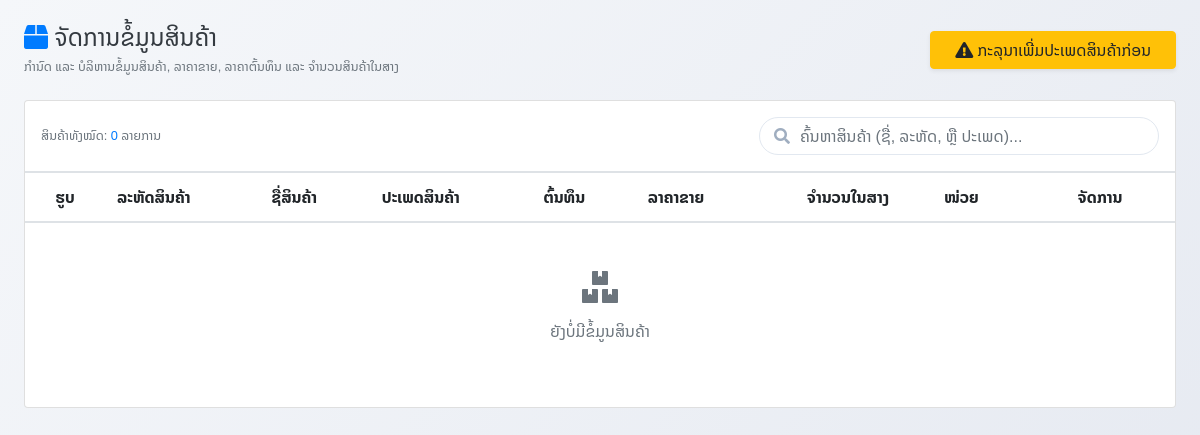
Page /pages/products.php (signed in) on the earlier database version.
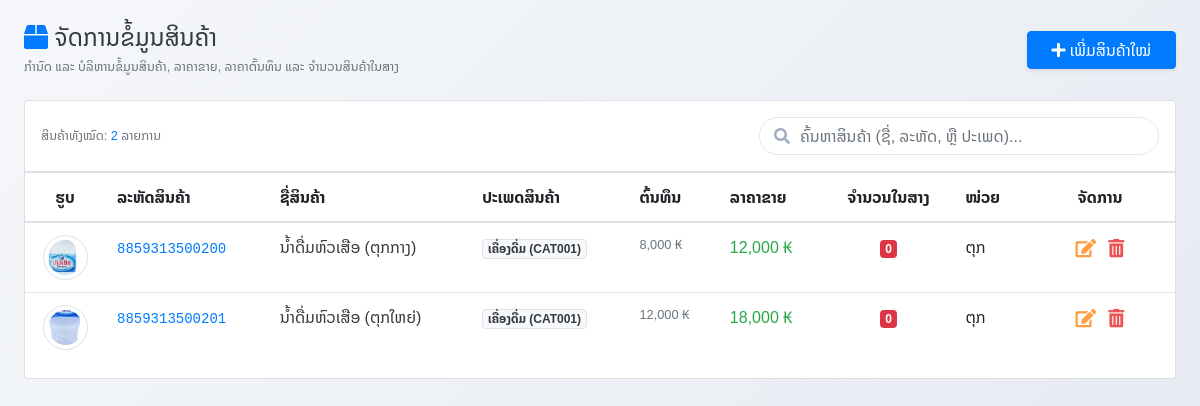
Same page on the later database version.
### tables this page shows
CREATE TABLE `products` (
  `product_id` int(11) NOT NULL AUTO_INCREMENT,
  `product_code` varchar(50) NOT NULL,
  `product_name` varchar(100) NOT NULL,
  `category_id` int(11) NOT NULL,
  `cost_price` decimal(12,2) DEFAULT 0.00,
  `sale_price` decimal(12,2) NOT NULL,
  `quantity` int(11) DEFAULT 0,
  `unit` varchar(20) DEFAULT '?????????',
  `image` varchar(255) DEFAULT NULL,
  `created_at` datetime DEFAULT current_timestamp(),
  PRIMARY KEY (`product_id`),
  UNIQUE KEY `product_code` (`product_code`),
  KEY `fk_products_category` (`category_id`),
  CONSTRAINT `fk_products_category` FOREIGN KEY (`category_id`) REFERENCES `product_categories` (`category_id`) ON UPDATE CASCADE
);

CREATE TABLE `product_categories` (
  `category_id` int(11) NOT NULL AUTO_INCREMENT,
  `category_code` varchar(50) NOT NULL DEFAULT '',
  `category_name` varchar(100) NOT NULL,
  `created_at` datetime DEFAULT current_timestamp(),
  PRIMARY KEY (`category_id`),
  UNIQUE KEY `category_code` (`category_code`)
);

### config/db.php (called while the page is built, shortened)
<?php
if (!function_exists('formatCurrency')) {
    function formatCurrency($amount)
    {
        return number_format((float)$amount, 0, '.', ',') . ' ₭';
    }
}
?>

### pages/products.php (the view, shortened to what the changed rows need)
<?php
require_once '../config/db.php';
$products = [];
$sql = "SELECT p.*, c.category_name, c.category_code
        FROM products p
        LEFT JOIN product_categories c ON p.category_id = c.category_id
        ORDER BY p.product_id ASC";
$result = mysqli_query($conn, $sql);
if ($result) {
    while ($row = mysqli_fetch_assoc($result)) {
        $products[] = $row;
    }
}
$categories = [];
$sqlCat = "SELECT * FROM product_categories ORDER BY category_id ASC";
$resCat = mysqli_query($conn, $sqlCat);
if ($resCat) {
    while ($row = mysqli_fetch_assoc($resCat)) {
        $categories[] = $row;
    }
}
?>
<!DOCTYPE html>
<html lang="lo">
<head>
    <link rel="stylesheet" href="../assets/css/local-font.css?v=<?php echo time(); ?>">
    <link rel="stylesheet" href="../bootstrap/css/bootstrap.min.css">
    <link rel="stylesheet" href="../icon/css/all.min.css">
    <link rel="stylesheet" href="../assets/css/pages/users-manage.css">
</head>
<body>
<div class="container-fluid py-4 px-3 px-md-4">
    <div class="d-flex flex-wrap justify-content-between align-items-center mb-4 gap-2">
        <div>
            <?php if (!empty($categories)): ?>
            <button class="btn btn-primary rounded-pill px-4 shadow-sm" onclick="openCreateModal()">
                <i class="fas fa-plus me-1"></i> ເພີ່ມສິນຄ້າໃໝ່
            </button>
            <?php else: ?>
            <a href="product_categories.php" class="btn btn-warning rounded-pill px-4 shadow-sm">
                <i class="fas fa-exclamation-triangle me-1"></i> ກະລຸນາເພີ່ມປະເພດສິນຄ້າກ່ອນ
            </a>
            <?php endif; ?>
        </div>
    </div>
    <div class="card card-custom">
        <div class="card-body p-0">
            <div class="p-3 border-bottom d-flex flex-wrap justify-content-between align-items-center gap-3">
                <div class="d-flex align-items-center flex-wrap gap-3">
                    <div class="text-muted small">
                        ສິນຄ້າທັງໝົດ: <span class="fw-bold text-primary" id="productCount"><?= count($products) ?></span> ລາຍການ
                    </div>
                </div>
            </div>
            <div class="table-responsive">
                <table class="table table-custom table-hover align-middle">
                    <thead>
                        <tr>
                            <th style="width: 80px;" class="text-center">ຮູບ</th>
                            <th>ລະຫັດສິນຄ້າ</th>
                            <th>ຊື່ສິນຄ້າ</th>
                            <th>ປະເພດສິນຄ້າ</th>
                            <th class="text-end">ຕົ້ນທຶນ</th>
                            <th class="text-end">ລາຄາຂາຍ</th>
                            <th class="text-center">ຈຳນວນໃນສາງ</th>
                            <th>ໜ່ວຍ</th>
                            <th class="text-center" style="width: 150px;">ຈັດການ</th>
                        </tr>
                    </thead>
                    <tbody id="productTableBody">
                        <?php if (empty($products)): ?>
                            <tr>
                                <td colspan="9" class="text-center py-5 text-muted">
                                    <i class="fas fa-boxes fa-2x mb-3 d-block"></i>
                                    ຍັງບໍ່ມີຂໍ້ມູນສິນຄ້າ
                                </td>
                            </tr>
                        <?php else: ?>
                            <?php foreach ($products as $p): ?>
                                <tr class="product-row">
                                    <td class="text-center">
                                        <?php if (!empty($p['image']) && file_exists('../uploads/products/' . $p['image'])): ?>
                                            <img src="../uploads/products/<?= htmlspecialchars($p['image']) ?>" alt="product" class="img-thumbnail rounded-circle" style="width: 45px; height: 45px; object-fit: cover; transition: transform 0.2s;" onmouseover="this.style.transform='scale(1.2)'" onmouseout="this.style.transform='scale(1)'">
                                        <?php else: ?>
                                            <div class="rounded-circle bg-light border d-flex align-items-center justify-content-center mx-auto" style="width: 45px; height: 45px;">
                                                <i class="fas fa-image text-muted" style="font-size: 1.2rem;"></i>
                                            </div>
                                        <?php endif; ?>
                                    </td>
                                    <td class="fw-bold"><code class="text-primary"><?= htmlspecialchars($p['product_code']) ?></code></td>
                                    <td class="fw-bold text-dark"><?= htmlspecialchars($p['product_name']) ?></td>
                                    <td><span class="badge bg-light text-dark border"><?= htmlspecialchars($p['category_name']) ?> (<?= htmlspecialchars($p['category_code']) ?>)</span></td>
                                    <td class="text-end text-muted small"><?= formatCurrency($p['cost_price']) ?></td>
                                    <td class="text-end fw-bold text-success"><?= formatCurrency($p['sale_price']) ?></td>
                                    <td class="text-center">
                                        <?php if ($p['quantity'] <= 5): ?>
                                            <span class="badge bg-danger text-white"><?= $p['quantity'] ?></span>
                                        <?php else: ?>
                                            <span class="badge bg-success text-white"><?= $p['quantity'] ?></span>
                                        <?php endif; ?>
                                    </td>
                                    <td><?= htmlspecialchars($p['unit']) ?></td>
                                    <td class="text-center">
                                        <div class="d-flex justify-content-center gap-1">
                                            <button class="btn btn-warning btn-sm btn-action" onclick="openEditModal(<?= $p['product_id'] ?>)" title="ແກ້ໄຂ">
                                                <i class="fas fa-edit"></i>
                                            </button>
                                            <button class="btn btn-danger btn-sm btn-action" onclick="deleteProduct(<?= $p['product_id'] ?>)" title="ລົບ">
                                                <i class="fas fa-trash-alt"></i>
                                            </button>
                                        </div>
                                    </td>
                                </tr>
                            <?php endforeach; ?>
                        <?php endif; ?>
                    </tbody>
                </table>
            </div>
        </div>
    </div>
</div>
</body>
</html>

Differences in the rows shown:
added products: image (picture), product_code "8859313500200", product_name "ນ້ຳດື່ມຫົວເສືອ (ຕຸກກາງ)", category.category_name "ເຄື່ອງດື່ມ", category.category_code "CAT001", cost_price "8,000 ₭", sale_price "12,000 ₭", quantity "0", unit "ຕຸກ"
added products: image (picture), product_code "8859313500201", product_name "ນ້ຳດື່ມຫົວເສືອ (ຕຸກໃຫຍ່)", category.category_name "ເຄື່ອງດື່ມ", category.category_code "CAT001", cost_price "12,000 ₭", sale_price "18,000 ₭", quantity "0", unit "ຕຸກ"
Other differences:
count($products): "0" → "2"
text no longer shown: "ກະລຸນາເພີ່ມປະເພດສິນຄ້າກ່ອນ ຍັງບໍ່ມີຂໍ້ມູນສິນຄ້າ"
text now shown: "ເພີ່ມສິນຄ້າໃໝ່"
